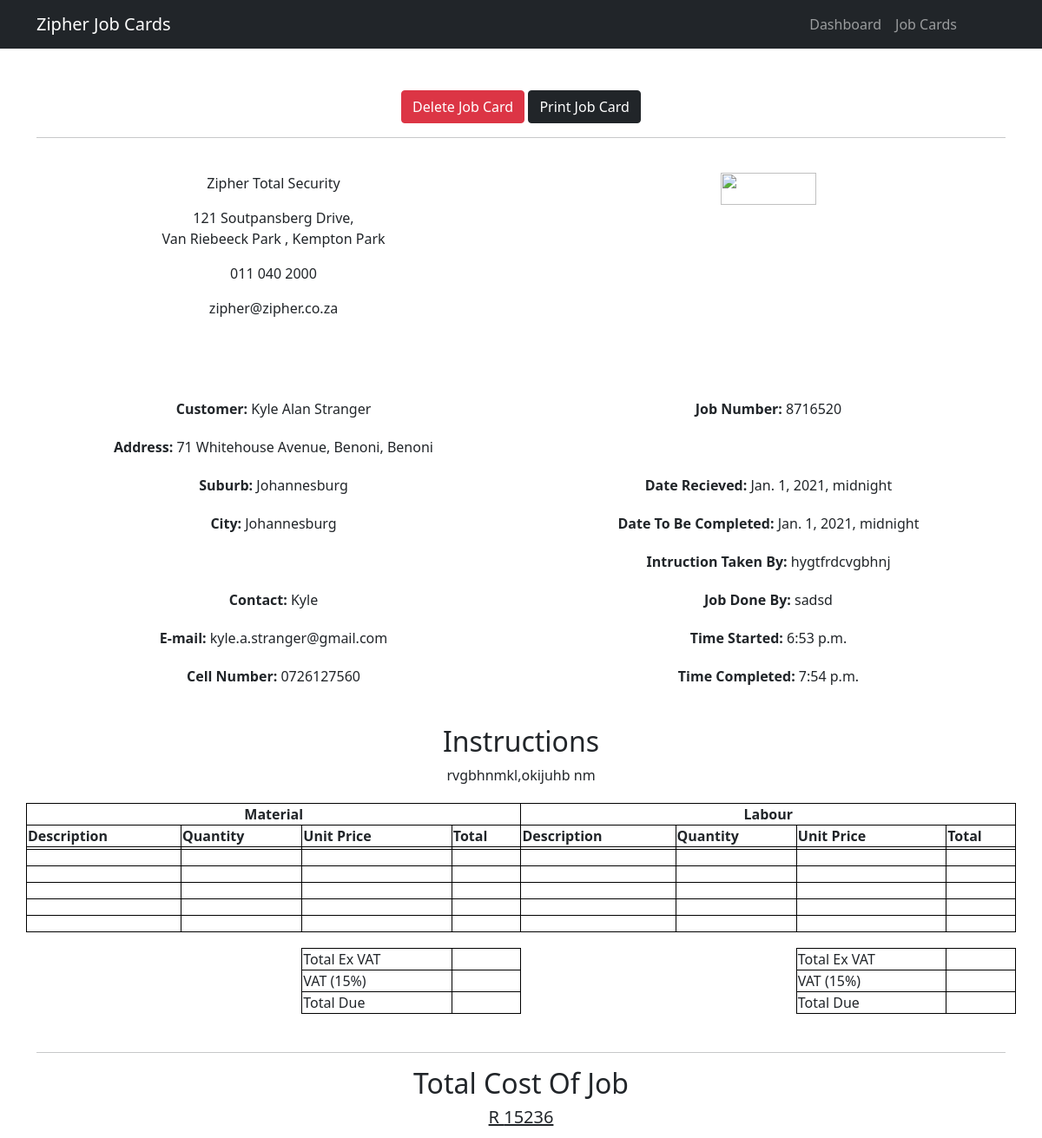
The app's page /zipherJobCards/viewJobCard/3 with its own data.
### main/models.py (models this page shows)
class jobCardsClass(models.Model):
    customerName = models.CharField("Customer Name",max_length=50 , blank=False)
    addressStreetNo = models.CharField(max_length=50 , blank=False)
    addressStreet = models.CharField(max_length=50 , blank=False)
    addressSuburb = models.CharField(max_length=50, blank=True )
    addressCity = models.CharField(max_length=50, blank=True )
    contact = models.CharField(max_length=50, blank=False )
    mail = models.CharField(max_length=50, blank=True )
    CellNo = models.CharField(max_length=50, blank=True )
    jobNumber = models.CharField(max_length=50, blank=True )
    dateRecieved = models.DateTimeField(auto_now=False, auto_now_add=False)
    dateToBeCompleted = models.DateTimeField(auto_now=False, auto_now_add=False)
    instructionBy = models.CharField(max_length=50, blank=True )
    jobDoneBy = models.CharField(max_length=50, blank=True )
    timeStarted = models.TimeField(auto_now=False, auto_now_add=False)
    timeCompleted = models.TimeField(auto_now=False, auto_now_add=False)
    Instructions = models.TextField(max_length=255)
    matDescription1 =models.CharField(max_length=50, blank=True )
    matDescription2 = models.CharField(max_length=50, blank=True)
    matDescription3 = models.CharField(max_length=50, blank=True)
    matDescription4 = models.CharField(max_length=50, blank=True)
    matDescription5 = models.CharField(max_length=50, blank=True)
    matDescription6 = models.CharField(max_length=50, blank=True)
    matQuantity1 =models.CharField(max_length=50, blank=True )
    matQuantity2 = models.CharField(max_length=50, blank=True)
    matQuantity3 = models.CharField(max_length=50, blank=True)
    matQuantity4 = models.CharField(max_length=50, blank=True)
    matQuantity5 = models.CharField(max_length=50, blank=True)
    matQuantity6 = models.CharField(max_length=50, blank=True)
    matUnitPrice1 =models.CharField(max_length=50, blank=True )
    matUnitPrice2 = models.CharField(max_length=50, blank=True)
    matUnitPrice3 = models.CharField(max_length=50, blank=True)
    matUnitPrice4 = models.CharField(max_length=50, blank=True)
    matUnitPrice5 = models.CharField(max_length=50, blank=True)
    matUnitPrice6 = models.CharField(max_length=50, blank=True)
    matTotal1 =models.CharField(max_length=50, blank=True )
    matTotal2 =models.CharField(max_length=50, blank=True )
    matTotal3 = models.CharField(max_length=50, blank=True)
    matTotal4 = models.CharField(max_length=50, blank=True)
    matTotal5 = models.CharField(max_length=50, blank=True)
    matTotal6 = models.CharField(max_length=50, blank=True)
    labDescription1 =models.CharField(max_length=50, blank=True )
    labDescription2 =models.CharField(max_length=50, blank=True )
    labDescription3 =models.CharField(max_length=50, blank=True )
    labDescription4 =models.CharField(max_length=50, blank=True )
    labDescription5 =models.CharField(max_length=50, blank=True )
    labDescription6 =models.CharField(max_length=50, blank=True )
    labQuantity1 =models.CharField(max_length=50, blank=True )
    labQuantity2 =models.CharField(max_length=50, blank=True )
    labQuantity3 =models.CharField(max_length=50, blank=True )
    labQuantity4 =models.CharField(max_length=50, blank=True )
    labQuantity5 =models.CharField(max_length=50, blank=True )
    labQuantity6 =models.CharField(max_length=50, blank=True )
    labUnitPrice1 =models.CharField(max_length=50, blank=True )
    labUnitPrice2 =models.CharField(max_length=50, blank=True )
    labUnitPrice3 =models.CharField(max_length=50, blank=True )
    labUnitPrice4 =models.CharField(max_length=50, blank=True )
    labUnitPrice5 =models.CharField(max_length=50, blank=True )
    labUnitPrice6 =models.CharField(max_length=50, blank=True )
    labTotal1 =models.CharField(max_length=50, blank=True )
    labTotal2 =models.CharField(max_length=50, blank=True )
    labTotal3 =models.CharField(max_length=50, blank=True )
    labTotal4 =models.CharField(max_length=50, blank=True )
    labTotal5 =models.CharField(max_length=50, blank=True )
    labTotal6 =models.CharField(max_length=50, blank=True )
    matTotalExVat = models.CharField(max_length=50, blank=True)
    matVat = models.CharField(max_length=50, blank=True)
    matTotalDue = models.CharField(max_length=50, blank=True)
    labTotalExVat = models.CharField(max_length=50, blank=True )
    labVat = models.CharField(max_length=50, blank=True )
    labTotalDue = models.CharField(max_length=50, blank=True )
    totalCostOfJob = models.CharField(max_length=50, blank=True)

### main/views.py (the view)
# urls.py: path('zipherJobCards/viewJobCard/<int:jobCard_pk>' , views.viewJobCard , name='viewJobCard'),
def viewJobCard(request, jobCard_pk):
    card = get_object_or_404(jobCardsClass, pk=jobCard_pk)
    if request.method == 'GET':
        form = jobCardForm(instance=card)
        return render(request, 'main/viewSettings.html', {'card': card, 'form':form})
    return render(request, 'main/viewSettings.html', {'card': card})

### main/templates/main/viewSettings.html (shortened to what this page needs)
{% extends "main/base.html"%}
{% block content %}
<div class="container" style="text-align:center">
            <a class="btn btn-danger" href="{% url 'deleteJobCard' card.id %}">Delete Job Card</a>
            <a class="btn btn-dark" href="{% url 'printJobCard' card.id %}">Print Job Card</a>
    <br>
    <hr>
    <br>
    <div class="row mb-1">
        <div class="col">
            <p>Zipher Total Security </p>
            <p style="line-heght: .5">121 Soutpansberg Drive,<br>
            Van Riebeeck Park , Kempton Park</p>
            <p>011 040 2000</p>
            <p>zipher@zipher.co.za</p>
        </div>
        <div class="col">
            <img style="width: 45%;" src="https://i.imgur.com/OKQZDFY.png">
        </div>
    </div>
    <br>
    <br>
    <br>
    <div class="row mb-1">
        <div class="col">
            <p><b>Customer:</b> {{ card.customerName }}</p>
        </div>
        <div class="col">
            <p><b>Job Number:</b> {{ card.jobNumber }}</p>
        </div>
    </div>
    <div class="row mb-1">
        <div class="col">
            <p><b>Address:</b> {{ card.addressStreetNo }}, {{ card.addressStreet }}</p>
        </div>
        <div class="col">
        </div>
    </div>
    <div class="row mb-1">
        <div class="col">
            <p><b>Suburb: </b> {{ card.addressSuburb }}</p>
        </div>
        <div class="col">
            <p><b>Date Recieved: </b> {{ card.dateRecieved }}</p>
        </div>
    </div>
    <div class="row mb-1">
        <div class="col">
            <p><b>City: </b> {{ card.addressCity }}</p>
        </div>
        <div class="col">
                <p><b>Date To Be Completed: </b> {{ card.dateToBeCompleted }}</p>
        </div>
    </div>
    <div class="row mb-1">
        <div class="col">
        </div>
        <div class="col">
                <p><b>Intruction Taken By: </b> {{ card.instructionBy }}</p>
        </div>
    </div>
    <div class="row mb-1">
        <div class="col">
            <p><b>Contact: </b> {{ card.contact }}</p>
        </div>
        <div class="col">
                <p><b>Job Done By: </b> {{ card.jobDoneBy }}</p>
        </div>
    </div>
    <div class="row mb-1">
        <div class="col">
            <p><b>E-mail: </b> {{ card.mail }}</p>
        </div>
        <div class="col">
                <p><b>Time Started: </b> {{ card.timeStarted }}</p>
        </div>
    </div>
    <div class="row mb-1">
        <div class="col">
            <p><b>Cell Number: </b> {{ card.CellNo }}</p>
        </div>
        <div class="col">
                <p><b>Time Completed: </b> {{ card.timeCompleted }}</p>
        </div>
    </div>
    <br>
    <div class="row mb-1">
        <h2>Instructions</h2>
        <br>
        <p>{{ card.Instructions }}</p>
    </div>
    <div class="row mb-1">
        <table  ">
            <tr>
                <th colspan="4" style="text-align: center; border: 1px solid black;"><b>Material</b></th>
                <th colspan="4" style="text-align: center; border: 1px solid black;"><b>Labour</b></th>
            </tr>
            <tr>
                <th style="border: 1px solid black;">Description</th>
                <th style="border: 1px solid black;">Quantity</th>
                <th style="border: 1px solid black;">Unit Price</th>
                <th style="border: 1px solid black;">Total</th>
                <th style="border: 1px solid black;">Description</th>
                <th style="border: 1px solid black;">Quantity</th>
                <th style="border: 1px solid black;">Unit Price</th>
                <th style="border: 1px solid black;">Total</th>
            </tr>
            <tr>
                <td style="border: 1px solid black;">{{ card.matDescription1 }}</td>
                <td style="border: 1px solid black;">{{ card.matQuantity1 }}</td>
                <td style="border: 1px solid black;">{{ card.matUnitPrice1 }}</td>
                <td style="border: 1px solid black;">{{ card.matTotal1 }}</td>
                <td style="border: 1px solid black;">{{ card.labDescription1 }}</td>
                <td style="border: 1px solid black;"> {{ card.labQuantity1 }}</td>
                <td style="border: 1px solid black;">{{ card.labUnitPrice1 }}</td>
                <td style="border: 1px solid black;">{{ card.labTotal1 }}</td>
            </tr>
            <tr>
                <td style="border: 1px solid black;"><p>{{ card.matDescription2 }} </p></td>
                <td style="border: 1px solid black;">{{ card.matQuantity2 }}</td>
                <td style="border: 1px solid black;">{{ card.matUnitPrice2 }}</td>
                <td style="border: 1px solid black;">{{ card.matTotal2 }}</td>
                <td style="border: 1px solid black;"><p>{{ card.labDescription2 }}</p></td>
                <td style="border: 1px solid black;"> {{ card.labQuantity2 }}</td>
                <td style="border: 1px solid black;">{{ card.labUnitPrice2 }}</td>
                <td style="border: 1px solid black;">{{ card.labTotal2 }}</td>
            </tr>
            <tr>
                <td style="border: 1px solid black;"><p>{{ card.matDescription3 }}</p></td>
                <td style="border: 1px solid black;">{{ card.matQuantity3 }}</td>
                <td style="border: 1px solid black;">{{ card.matUnitPrice3 }}</td>
                <td style="border: 1px solid black;">{{ card.matTotal3 }}</td>
                <td style="border: 1px solid black;">{{ card.labDescription3 }}</td>
                <td style="border: 1px solid black;"> {{ card.labQuantity3 }}</td>
                <td style="border: 1px solid black;">{{ card.labUnitPrice3 }}</td>
                <td style="border: 1px solid black;">{{ card.labTotal3 }}</td>
            </tr>
            <tr>
                <td style="border: 1px solid black;"><p>{{ card.matDescription4 }}</p></td>
                <td style="border: 1px solid black;">{{ card.matQuantity4 }}</td>
                <td style="border: 1px solid black;">{{ card.matUnitPrice4 }}</td>
                <td style="border: 1px solid black;">{{ card.matTotal4 }}</td>
                <td style="border: 1px solid black;">{{ card.labDescription4 }}</td>
                <td style="border: 1px solid black;"> {{ card.labQuantity4 }}</td>
                <td style="border: 1px solid black;">{{ card.labUnitPrice4 }}</td>
                <td style="border: 1px solid black;">{{ card.labTotal4 }}</td>
            </tr>
            <tr>
                <td style="border: 1px solid black;"><p>{{ card.matDescription5 }}</p></td>
                <td style="border: 1px solid black;">{{ card.matQuantity5 }}</td>
                <td style="border: 1px solid black;">{{ card.matUnitPrice5 }}</td>
                <td style="border: 1px solid black;">{{ card.matTotal5 }}</td>
                <td style="border: 1px solid black;">{{ card.labDescription5 }}</td>
                <td style="border: 1px solid black;"> {{ card.labQuantity5 }}</td>
                <td style="border: 1px solid black;">{{ card.labUnitPrice5 }}</td>
                <td style="border: 1px solid black;">{{ card.labTotal5 }}</td>
            </tr>
            <tr>
                <td style="border: 1px solid black;"><p>{{ card.matDescription6 }}</p></td>
                <td style="border: 1px solid black;">{{ card.matQuantity6 }}</td>
                <td style="border: 1px solid black;">{{ card.matUnitPrice6 }}</td>
                <td style="border: 1px solid black;">{{ card.matTotal6 }}</td>
                <td style="border: 1px solid black;">{{ card.labDescription6 }}</td>
                <td style="border: 1px solid black;"> {{ card.labQuantity6 }}</td>
                <td style="border: 1px solid black;">{{ card.labUnitPrice6 }}</td>
                <td style="border: 1px solid black;">{{ card.labTotal6 }}</td>
            </tr>
            <tr>
                <td><p> </p></td>
            </tr>
            <tr>
                <td ><p></p></td>
                <td ></td>
                <td style="border: 1px solid black;">Total Ex VAT</td>
                <td style="border: 1px solid black;">{{ card.matTotalExVat }}</td>
                <td ><p></p></td>
                <td ></td>
                <td style="border: 1px solid black;">Total Ex VAT</td>
                <td style="border: 1px solid black;">{{ card.labTotalExVat }}</td>
            </tr>
            <tr>
                <td ><p></p></td>
                <td ></td>
                <td style="border: 1px solid black;">VAT (15%)</td>
                <td style="border: 1px solid black;">{{ card.matVat }}</td>
                <td ><p></p></td>
                <td ></td>
                <td style="border: 1px solid black;">VAT (15%)</td>
                <td style="border: 1px solid black;">{{ card.labVat }}</td>
            </tr>
            <tr>
                <td ><p></p></td>
                <td ></td>
                <td style="border: 1px solid black;">Total Due</td>
                <td style="border: 1px solid black;">{{ card.matTotalDue }}</td>
                <td ><p></p></td>
                <td ></td>
                <td style="border: 1px solid black;">Total Due</td>
                <td style="border: 1px solid black;">{{ card.labTotalDue }}</td>
            </tr>
        </table>
    </div>
    <br>
    <hr>
    <div class="row mb-1">
        <h2>Total Cost Of Job</h2>
        <h5><u>R {{ card.totalCostOfJob }}</u></h5>
    </div>
</div>
{% endblock %}

### records on screen
jobCardsClass: customerName "Kyle Alan Stranger", jobNumber "8716520", addressStreetNo "71 Whitehouse Avenue, Benoni", addressStreet "Benoni", addressSuburb "Johannesburg", dateRecieved "Jan. 1, 2021, midnight", addressCity "Johannesburg", dateToBeCompleted "Jan. 1, 2021, midnight", instructionBy "hygtfrdcvgbhnj", contact "Kyle", jobDoneBy "sadsd", mail "kyle.a.stranger@gmail.com", timeStarted "6:53 p.m.", CellNo "0726127560", timeCompleted "7:54 p.m.", Instructions "rvgbhnmkl,okijuhb nm", totalCostOfJob "15236"
